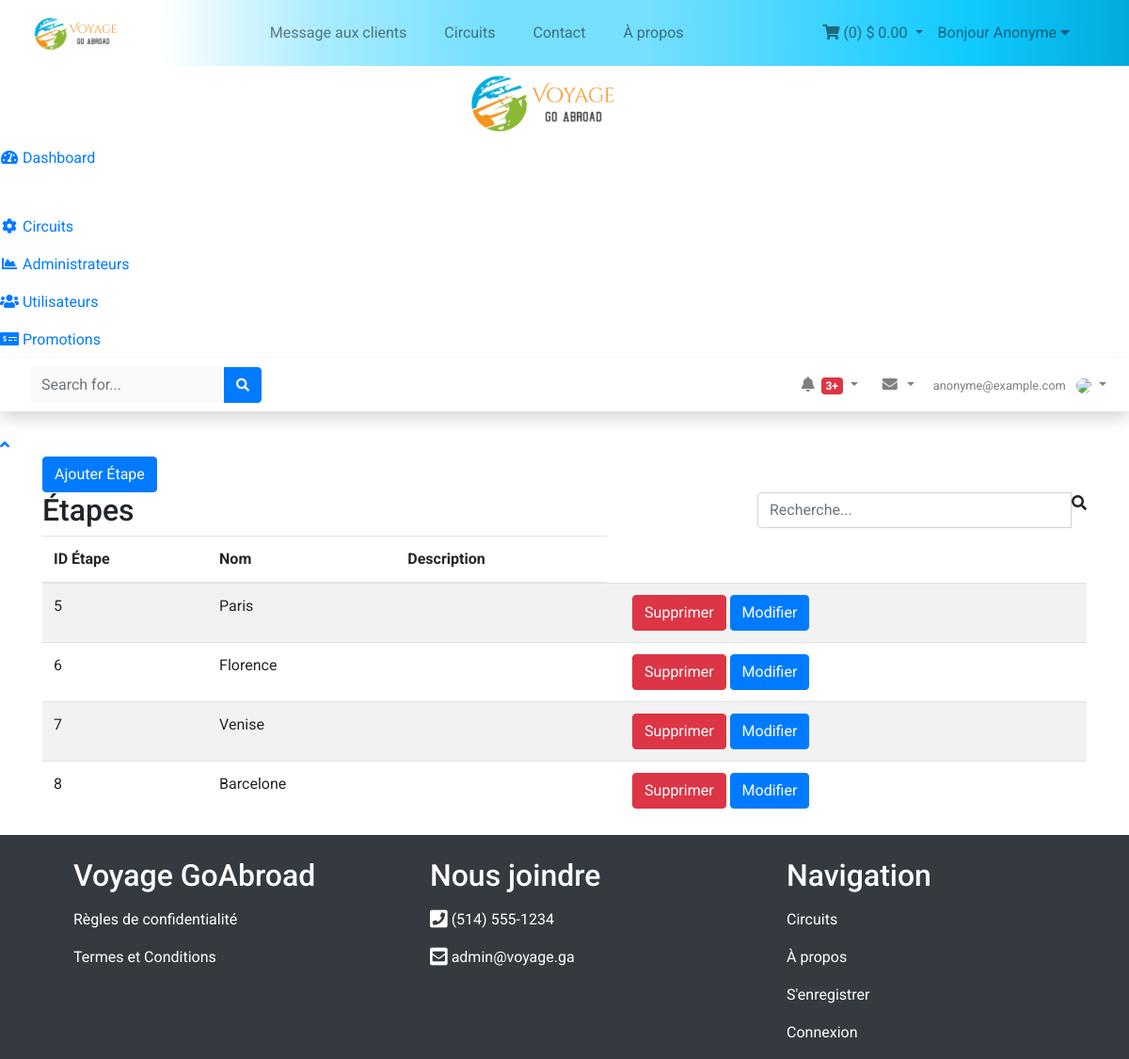
Screenshot of /admin3/listerCircuit.php?idCircuit=5 (signed in) with the database file from the repository.
### tables this page shows
CREATE TABLE `etape` (
  `idEtape` int(11) NOT NULL,
  `idCircuit` int(11) NOT NULL,
  `nom` varchar(250) NOT NULL,
  `descriptionEtape` varchar(300) DEFAULT NULL,
  `ordre` int(11) NOT NULL
);

### admin3/listerCircuit.php (the view, shortened to what this page needs)
<?php
include "includes/header.php";
include "includes/navbar.php";
if (isset($_GET['idCircuit'])) {
    $idCircuit = $_GET['idCircuit'];
}
$stmt = $conn->query('SELECT * FROM etape WHERE idCircuit = ' . $idCircuit);
    $table = '
                <div class="table-wrapper">
                    <div class="table-title">
                        <div class="row">
                            <div class="col-sm-8">
                                <h2>Étapes</b></h2>
                            </div>
                            <div class="col-sm-4">
                                <div class="search-box">
                                    <div class="input-group">
                                        <input type="text" id="search" class="form-control" placeholder="Recherche...">
                                        <span class="input-group-addon"><i class="fa fa-search" aria-hidden="true"></i></span>
                                    </div>
                                </div>
                            </div>
                        </div>
                    </div>
                    <table class="table table-striped">
                        <thead>
                            <tr>
                                <th>ID Étape</th>
                                <th>Nom</th>
                                <th>Description</th>
                            </tr>
                        </thead>
                        <tbody>';
                        while ($row = $stmt->fetch()) {
                            $table .= '
                                    <tr>
                                        <td>' . $row->idEtape . '</td>
                                        <td>' . $row->nom . '</td>
                                        <td>' . $row->description . '</td>
                                        <td>
                                            <div class="col-md-12">
                                                <button class="btn btn-danger" style="color: white;" data-toggle="modal" data-target="#exampleModal'. $row->idEtape .'"> Supprimer</button>
                                                <a href="modifierEtape.php?idEtape=' . $row->idEtape . '" class="btn btn-primary" style="color: white;"> Modifier</a>
                                                <div style="color: black;" class="modal fade" id="exampleModal'. $row->idEtape .'" tabindex="-1" role="dialog" aria-labelledby="exampleModalLabel" aria-hidden="true">
                                                        Êtes-vous certain de vouloir supprimer "' . $row->nom . '"?
                                                            <a type="button" href="deleteEtape.php?idEtape=' . $row->idEtape . '" class="btn btn-primary">Confirmer</a>
                                                </div>
                                            </div>
                                        </td>
                                    </tr>';
                        }
                $table .= '</tbody>
                        </table>
                    </div>
                ';
?>
<div class="container">
    <form action="creerCircuit.php" method="GET">
        <button class="btn btn-primary" style="color: white;">Ajouter Étape</button>
    </form>
    <?php
        echo $table;
    ?>
</div>
<?php
  include('includes/footer.php');
?>

### css/filipe.css (style rules this page uses)
body { font-family: 'Roboto', sans-serif; }

### rows the page displays
etape: idEtape "5", nom "Paris"
etape: idEtape "6", nom "Florence"
etape: idEtape "7", nom "Venise"
etape: idEtape "8", nom "Barcelone"

### other values shown
$_SESSION['prenom'] "Anonyme"
$_SESSION['courriel'] "anonyme@example.com"
